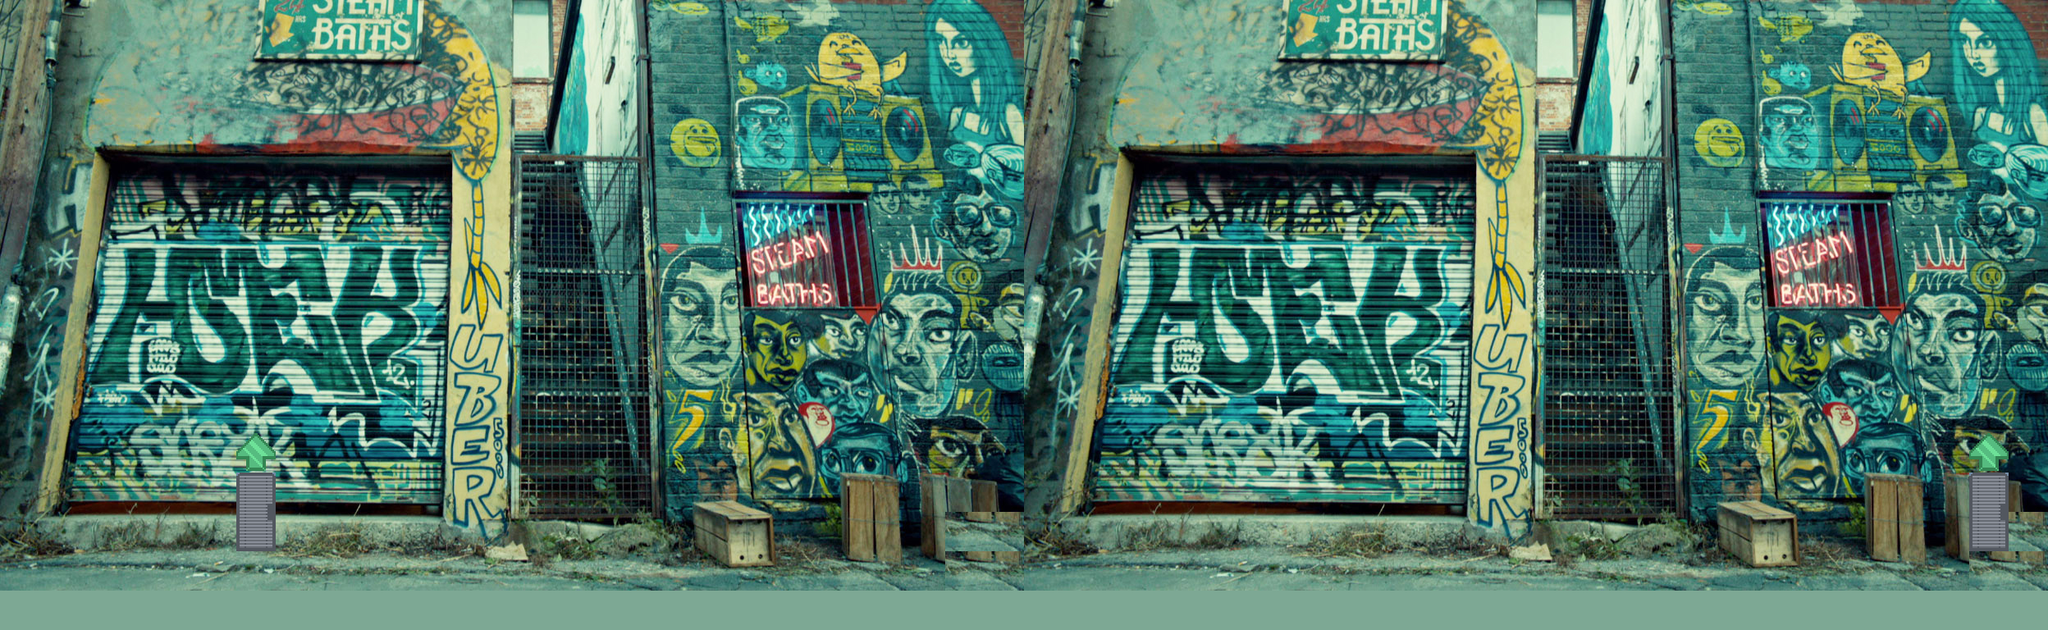

Tiled map render using the project's own tile images. Description and the map definition, with tile-layer contents summarised, below:
An orthogonal 52x16 tile map with 48x48 px tiles, 2 tile layers (background, accents) and 15 objects (2x door, 2x enemy, 2x climbable, weapon).

<map version="1.0" orientation="orthogonal" width="52" height="16" tilewidth="48" tileheight="48">
 <properties>
  <property name="floor" value="9" />
  <property name="offset" value="1" />
  <property name="respawn" value="studyroom" />
 </properties>
 <tileset firstgid="1" name="felix" tilewidth="48" tileheight="48">
  <image source="../images/tilesets/felix.png" width="1344" height="720" />
 </tileset>
 <layer name="background" width="52" height="16">
  <data>[832 cells, 832 non-empty, 387 distinct tile ids]</data>
 </layer>
 <layer name="accents" width="52" height="16">
  <data>[832 cells, 6 non-empty, 3 distinct tile ids]</data>
 </layer>
 <objectgroup color="#ffff00" name="block" width="52" height="16">
  <object x="0" y="672" width="4800" height="96" />
 </objectgroup>
 <objectgroup color="#ff00ff" name="nodes" width="52" height="16">
  <object name="main" type="door" x="288" y="576" width="48" height="96">
   <properties>
    <property name="level" value="station" />
    <property name="to" value="next" />
   </properties>
  </object>
  <object type="enemy" x="1824" y="576" width="96" height="96">
   <properties>
    <property name="enemytype" value="hippy" />
   </properties>
  </object>
  <object type="enemy" x="1392" y="576" width="96" height="96">
   <properties>
    <property name="enemytype" value="hippy" />
   </properties>
  </object>
  <object name="rebar" type="weapon" x="528" y="528" width="48" height="48" />
  <object name="next" type="door" x="2400" y="576" width="48" height="96">
   <properties>
    <property name="level" value="station" />
    <property name="to" value="main" />
   </properties>
  </object>
  <object type="climbable" x="624" y="216" width="168" height="456" />
  <object type="climbable" x="1872" y="216" width="168" height="456" />
 </objectgroup>
 <objectgroup name="platform" width="52" height="16">
  <object x="864" y="624" width="48" height="48" />
  <object x="1032" y="576" width="72" height="96" />
  <object x="1152" y="576" width="48" height="96" />
  <object x="2112" y="624" width="48" height="48" />
  <object x="2280" y="576" width="72" height="96" />
  <object x="624" y="192" width="168" height="24" />
  <object x="1872" y="192" width="168" height="24" />
 </objectgroup>
</map>